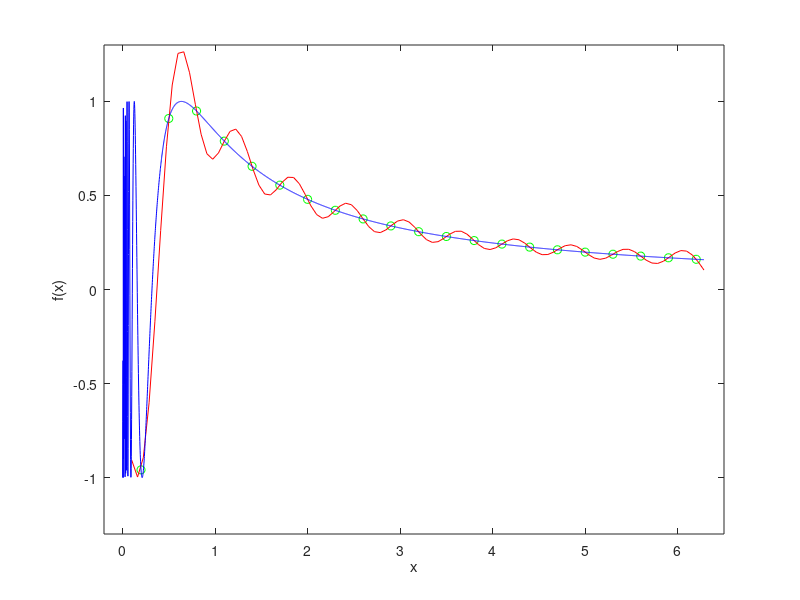

Write the MATLAB code that produced this figure.
clear;
clc;

% oś czasu
t = 0.2:0.3:(2*pi);

% funkcja interpolowana
x = sin(1./(t))';

ts = linspace(0.1,(2*pi),100);

% ndgrid replikuje wektory siatki, x1,x2,...,xn aby utworzyć n-pełnowymiarową siatkę
[Ts,T] = ndgrid(ts,t);

dt = 0.3;
y = sinc((Ts - T)/dt)*x;

a = 0:(2*pi)/4096:(2*pi);
b = sin(1./a);

figure(1)
plot(t,x,'go',ts,y,'r');
hold on;

plot(a,b,'b');
hold on;

axis([-0.2 6.5 -1.3 1.3]);
xlabel('x');
ylabel('f(x)');

